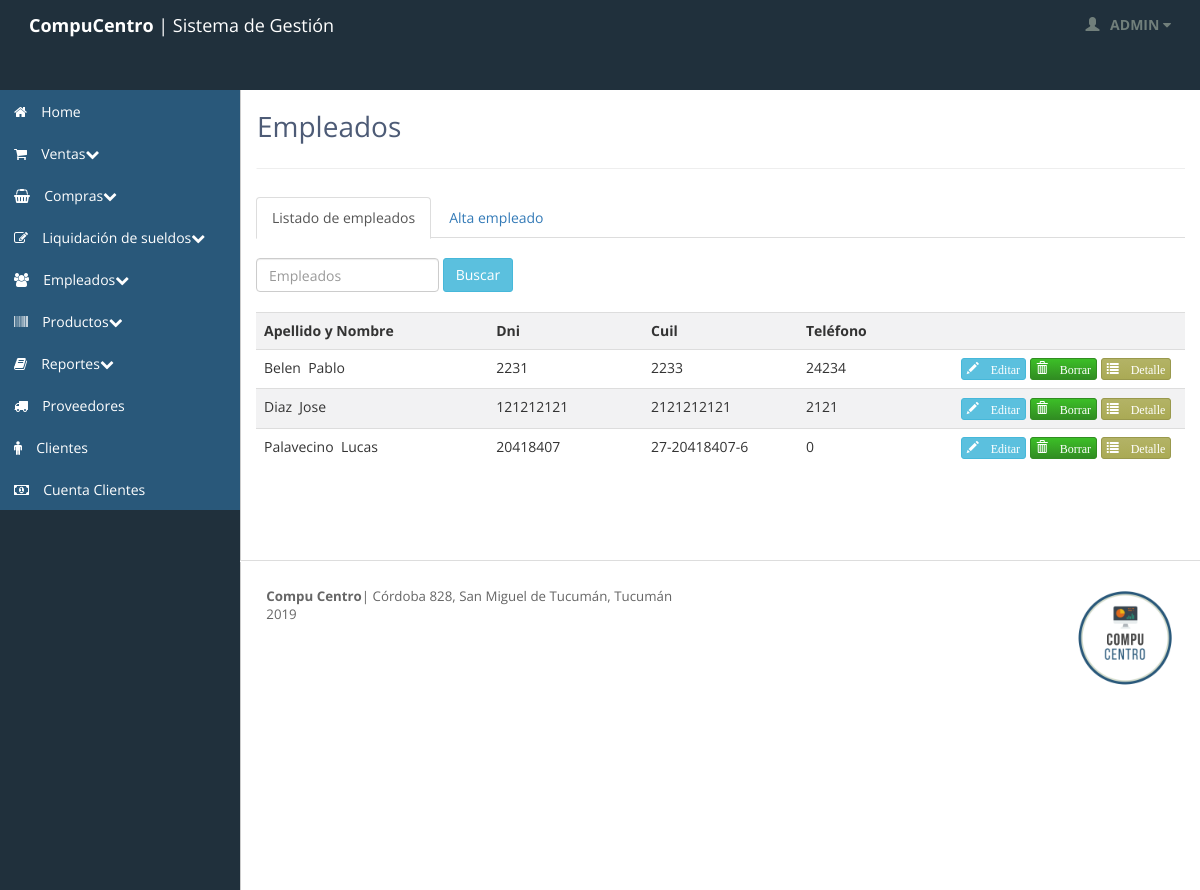
Screenshot of /empleados.php (signed in) with the database file from the repository.
### tables this page shows
CREATE TABLE `empleado` (
  `idempleado` int(11) NOT NULL,
  `categoriaempleado_idcategoriaempleado` int(11) NOT NULL,
  `nombreempleado` varchar(45) NOT NULL,
  `apellidoempleado` varchar(45) NOT NULL,
  `dniempleado` int(11) NOT NULL,
  `cuilempleado` varchar(45) NOT NULL,
  `estadocivilempleado` varchar(45) DEFAULT NULL,
  `fechanacimientoempleado` date NOT NULL,
  `fechaingresoempleado` date NOT NULL,
  `telefonoempleado` int(11) DEFAULT NULL,
  `horastrabajadas_idhorastrabajadas` int(11) NOT NULL,
  `estado` int(11) NOT NULL,
  `direccion_iddireccion` int(11) NOT NULL
);

### inc_empleados/inc_empleados_query.php (called while the page is built, shortened)
<?php
if (isset($_GET['busca_empleado'])) {
	$busqueda_empleado = $_GET['busca_empleado'];
	$q_empleado=mysql_query("SELECT * FROM empleado
	INNER JOIN categoriaempleado ON idcategoriaempleado=categoriaempleado_idcategoriaempleado
	INNER JOIN direccion ON direccion_iddireccion=iddireccion
	WHERE nombreempleado LIKE '%$busqueda_empleado%' OR apellidoempleado LIKE '%$busqueda_empleado%' AND estado=1 ORDER BY apellidoempleado");
}
else{
	$q_empleado=mysql_query("SELECT * FROM empleado
	INNER JOIN categoriaempleado ON idcategoriaempleado=categoriaempleado_idcategoriaempleado
	INNER JOIN direccion ON direccion_iddireccion=iddireccion
	WHERE estado=1
	ORDER BY apellidoempleado");
}
?>

### inc_empleados/inc_empleados_grid.php (the view)
<?php
	$num_total_registros = mysql_num_rows($q_empleado);
	if ($num_total_registros>0) {?>
		<table class="table">
			<tr>
				<th class="col-xs-3 col-sm-3 col-md-3 col-lg-3">Apellido y Nombre</th>
				<th class="col-xs-1 col-sm-1 col-md-1 col-lg-1">Dni</th>
				<th class="col-xs-1 col-sm-1 col-md-1 col-lg-1">Cuil</th>
				<th class="col-xs-1 col-sm-1 col-md-1 col-lg-1">Tel&eacute;fono</th>
				<th class="col-xs-1 col-sm-1 col-md-1 col-lg-1"></th>
				<th class="col-xs-3 col-sm-3 col-md-3 col-lg-3"></th>
			</tr>
<?php
	 while ($row_empleado=mysql_fetch_array($q_empleado)) {
	 	if ($row_empleado['idempleado']!=1) { ?>
	 		<tr>
	 		<td class="col-xs-3 col-sm-3 col-md-3 col-lg-3"><?php echo $row_empleado['apellidoempleado'] ?> &nbsp;<?php echo $row_empleado['nombreempleado'] ?></td>
	 		<td class="col-xs-2 col-sm-2 col-md-2 col-lg-2"><?php echo $row_empleado['dniempleado'] ?></td>
	 		<td class="col-xs-2 col-sm-2 col-md-2 col-lg-2"><?php echo $row_empleado['cuilempleado'] ?></td>
	 		<td class="col-xs-1 col-sm-1 col-md-1 col-lg-1"><?php echo $row_empleado['telefonoempleado'] ?></td>
	 		<th class="col-xs-1 col-sm-1 col-md-1 col-lg-1"></th>
	 		<td class="col-xs-3 col-sm-3 col-md-3 col-lg-3"><a href="empleado_edicion.php?idempleado=<?php echo $row_empleado['idempleado']; ?>&iddireccion=<?php echo $row_empleado['direccion_iddireccion']; ?>"><button type="button" class= "btn btn-info btn-xs"> <span class="glyphicon glyphicon-pencil"> Editar</span> </button></a>&nbsp;<a href="empleado_eliminar.php?idempleado=<?php echo $row_empleado['idempleado']; ?>&iddireccion=<?php echo $row_empleado['direccion_iddireccion']; ?>"><button type="button" class= "btn btn-primary btn-xs"><span class="glyphicon glyphicon-trash"> Borrar </span></button></a>&nbsp;<a href="empleado_detalle.php?idempleado=<?php echo $row_empleado['idempleado']; ?>"><button type="button" class= "btn btn-warning btn-xs"><span class="glyphicon glyphicon-list"> Detalle</span> </button></a></td>
	 	</tr>
	 <?php }
		}
	 }	?>
</table>

### stylesheets/theme.css (style rules this page uses)
body { background: #20303c; background-position: initial initial; background-repeat: initial initial; margin: 0px; padding: 0px; }
body, h1, h2, h3, h4, h5, h6, p, a, .h1, .h2, .h3, .h4, .h5, .h6 { font-family: 'Open Sans', helvetica, arial, sans-serif; }
tr:nth-child(2n+1) { background-color: #F2F2F3; }
.btn { -webkit-border-radius: 3px; -moz-border-radius: 3px; border-radius: 3px; }
.btn-primary { background-color: #318D22; background-image: -webkit-gradient(linear, 0 0, 0 100%, from(#3CBF27), to(#318D22)); border: 1px solid #318D22; font-weight: normal; }
.btn-warning { background-color: #aaaa55; background-image: -webkit-gradient(linear, 0 0, 0 100%, from(#b3b366), to(#aaaa55)); border: 1px solid #99994d; font-weight: normal; }

### rows the page displays
empleado: apellidoempleado "Belen", nombreempleado "Pablo", dniempleado "2231", cuilempleado "2233", telefonoempleado "24234"
empleado: apellidoempleado "Diaz", nombreempleado "Jose", dniempleado "121212121", cuilempleado "2121212121", telefonoempleado "2121"
empleado: apellidoempleado "Palavecino", nombreempleado "Lucas", dniempleado "20418407", cuilempleado "27-20418407-6", telefonoempleado "0"

### other values shown
$_SESSION["usuarioactual"] "ADMIN"
